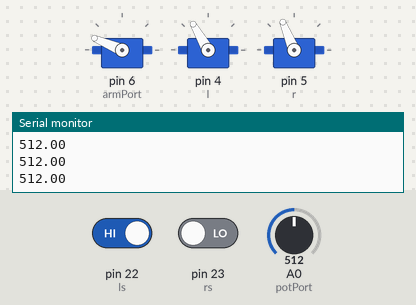
A sketch run on a simulated Arduino Mega 2560, built with avr-gcc and run on an emulated ATmega2560. Parts: 3 × servo, the last lines printed to the serial monitor. The test bench sets the inputs (shaded band); at power-on: A0 (potPort) = 512, pin 22 (ls) HIGH, pin 23 (rs) LOW. At 7.3 s the program stops and its outputs stay as they are.

Above: at 1.2 s.
1.3 s: A0 (potPort) set to 716
At 2.2 s:
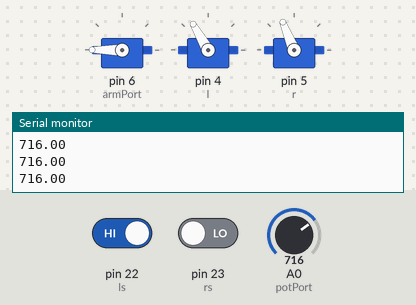
2.8 s: pin 22 (ls) driven LOW
At 4.0 s:
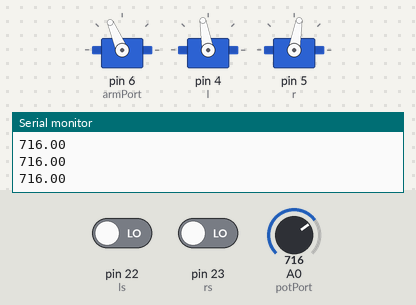
4.3 s: pin 23 (rs) driven HIGH
At 5.3 s:
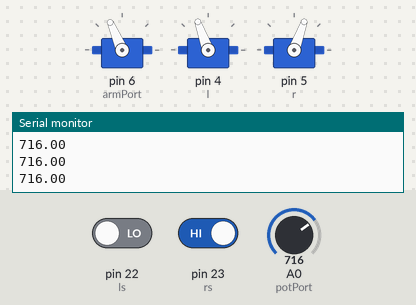
5.8 s: A0 (potPort) set to 900
At 6.9 s:
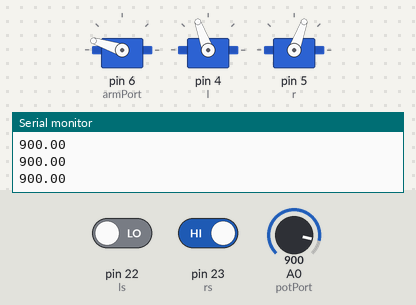
7.3 s: pin 23 (rs) driven LOW
Timing chart, 0 to 8.8 s (numbered marks = the images above; inputs shaded):
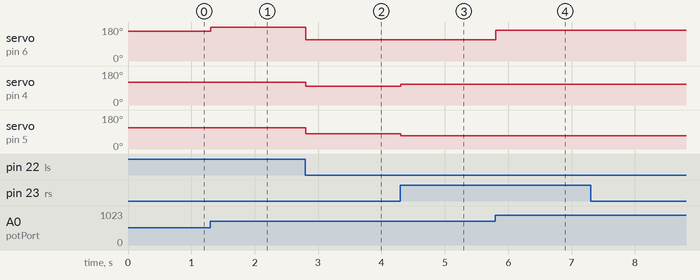

Measured:
- after the input at 1.3 s, servo on pin 6 (armPort): 157° → 180° at once
- after the input at 2.8 s, servo on pin 6 (armPort): 180° → 113° at once; servo on pin 4 (l): 120° → 100° at once; servo on pin 5 (r): 112° → 80° at once
- after the input at 4.3 s, servo on pin 4 (l): 100° → 110° at once; servo on pin 5 (r): 80° → 70° at once
- after the input at 5.8 s, servo on pin 6 (armPort): 113° → 162° at once

The sketch:

Lab4-test.ino
```cpp
#include <Servo.h>

Servo arm;
Servo lm;
Servo rm;

const float vel = 15.748;
int l = 4;
int r = 5;
int ls = 22;
int rs = 23;

int armPort = 6;
int potPort = A0;
const float armLow = 110;
const float armHigh = 45;
const double Kp = 1.5;
boolean up = false;
int botPos; //0=start/drive, 1=hit first black line, 2=past first black line
double potValue;
int pos=0; //0 is low, 1 is high
double error;
double error1;

void setup() {
  // put your setup code here, to run once:
  arm.attach(armPort);
  Serial.begin(9600);
  lm.attach(l, 1000, 2000);
  rm.attach(r, 1000, 2000);
  pinMode(ls, INPUT);
  pinMode(rs, INPUT);
}

void lift(int a){
  double error;
    double conPotValue = (180 * (potValue / 1023));
  if(a==0){
    error = ((conPotValue - armHigh));
    }
   if(a==1){
    error = ((conPotValue - armLow));
    }

    //Serial.println(conPotValue);
    //double error = ((conPotValue - armHigh));
    //Serial.println(conPotValue);
  arm.write(90 + (Kp*error)); //0-180
//  Serial.println(error);
//  return error;
}
int a=70;
int b=62;
int c=120;
int d=112;
int k=120;
int j=60;
void LineTrack(){
  if(digitalRead(ls) == 0 and digitalRead(rs)==1){
    lm.write(a);
    rm.write(b);
    if(botPos==1){
      botPos=2;}
  }
  if(digitalRead(ls) == 1 and digitalRead(rs) == 0){
    lm.write(c);
    rm.write(d);
    if(botPos==1){
      botPos=2;}
  }
  if(digitalRead(ls) == 1 and digitalRead(rs) == 1){
    lm.write(k);
    rm.write(j);
    if(botPos==1){
      botPos=2;}
  }
  if(digitalRead(ls) == 0 and digitalRead(rs) == 0){
   //lm.write(90);
    //rm.write(90);
   pos=1;
   lm.write(100);
   rm.write(80);
   a=110;
   b=70;
   c=110;
   d=70;
   k=110;
   j=70;
   if(botPos==2){
    lm.write(90);
    rm.write(90);
    exit(0);
    }
   botPos=1;
  }

}


void loop() {
  // put your main code here, to run repeatedly:
    //double potValue = 180 * (analogRead(potPort) / 1023); //0-180
 potValue = analogRead(potPort);

  lift(pos); //0 if the ARM is CURRENTLY LOW // 1 if ARM is Currently HIGH
 Serial.println(potValue);
//if (-50 < error1 < 50){
 LineTrack();
//}
}
```
